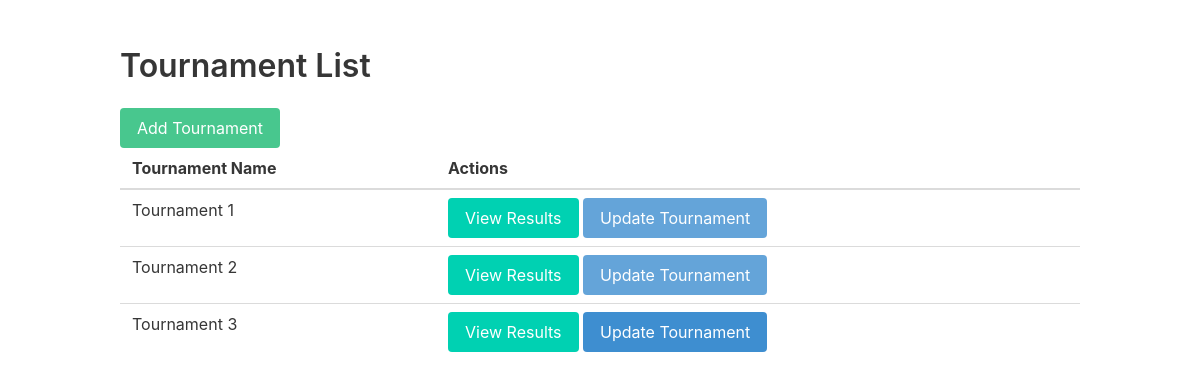
The app's page /, older data.
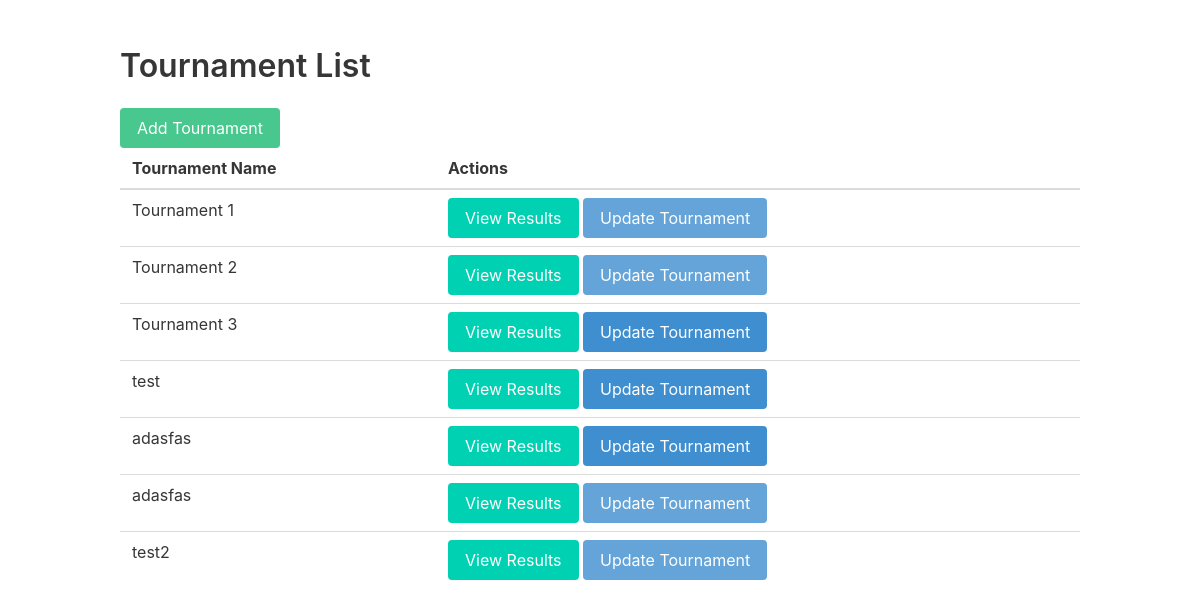
The same page, newer data.
### core/models.py (models this page shows, shortened)
class Tournament(models.Model):
    tournament = models.CharField(max_length=100)
    team_count = models.IntegerField(choices=team_count_choices)
    tournament_date = models.DateField(auto_now=True)
    started = models.BooleanField(default=False)
    class Meta:
        verbose_name_plural = "Tournaments"
        verbose_name = "Tournament"

### core/views.py (the view)
# urls.py: path("", views.index, name="index"),
def index(request):
    tournaments = Tournament.objects.all()
    return render(request, 'index.html', {'tournaments': tournaments})

### templates/index.html (shortened to what this page needs)
<!DOCTYPE html>
<html>
<head>
    <link rel="stylesheet" href="https://cdnjs.cloudflare.com/ajax/libs/bulma/0.9.3/css/bulma.min.css">
</head>
<body>
    <section class="section">
        <div class="container">
            <h1 class="title">Tournament List</h1>
            <a class="button is-success" href="add_tournament">Add Tournament</a>
            <table class="table is-fullwidth">
                <thead>
                    <tr>
                        <th>Tournament Name</th>
                        <th>Actions</th>
                    </tr>
                </thead>
                <tbody>
                    <tr>
                        {% for tournament in tournaments %}
                        <td>{{tournament.tournament}}</td>
                        <td>
                            <a class="button is-primary" href="/view_results/{{tournament.id}}">View Results</a>
                            {% if tournament.started == False %}
                            <a class="button is-info" href="configure_tournament/{{tournament.id}}">Update Tournament</a>
                            {% else %}
                            <a class="button is-info disabled" href="#">Update Tournament</a>
                            {% endif %}
                        </td>
                    </tr>
                    {% endfor %}
                </tbody>
            </table>
        </div>
    </section>
</body>
</html>

Row changes from the older to the newer data that the page shows:
added Tournament: tournament "test"
added Tournament: tournament "adasfas"
added Tournament: tournament "adasfas", started "Update Tournament"
added Tournament: tournament "test2", started "Update Tournament"
